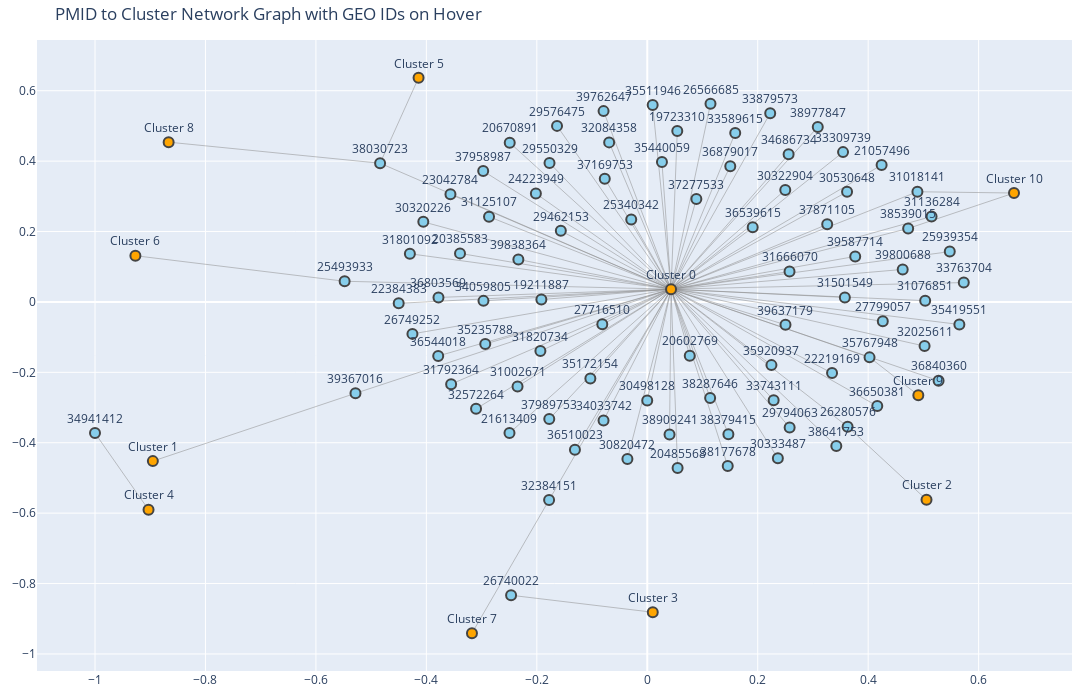

The code cell stored with this chart in its notebook:
### Code cell
create_cluster_graph(
    df=merged,
    node_column="PMID",
    mapping_df=geo_to_pmid,
    mapping_key="PMID",
    mapping_value="GEO ID",
    node_label_prefix="PMID",
    node_color="skyblue",
    mapping_hover_label="GEO ID(s)",
    title="PMID to Cluster Network Graph with GEO IDs on Hover"
)
